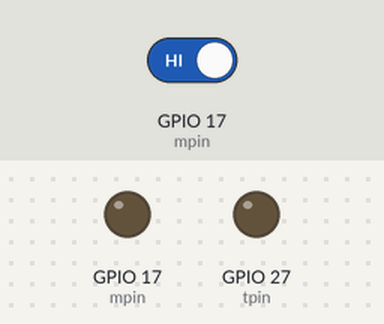
This program was run on a simulated Raspberry Pi (BCM pin numbers). On the bench: output pins drawn as LEDs (lit = HIGH). The inputs (shaded band) are chosen by the test bench; at power-on: GPIO 17 (mpin) HIGH. The clock reads 2024-03-15 10:24:30 at power-on unless the program sets it; what the program prints to the terminal is not drawn.

Above: at 1.2 s.
1.3 s: GPIO 17 (mpin) driven LOW
At 2.3 s:
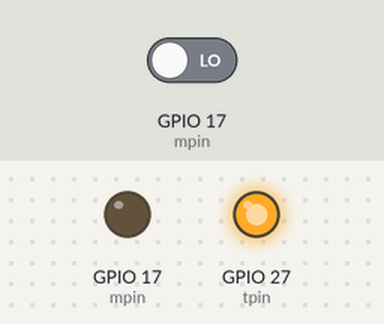
3.1 s: GPIO 17 (mpin) driven HIGH
At 3.4 s:
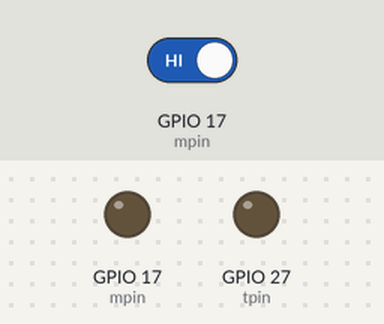
Timing chart, 0 to 6.1 s (numbered marks = the images above; inputs shaded):
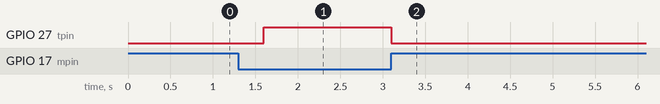

The program:

LDR.py
```python
import RPi.GPIO as GPIO
import time
mpin=17
tpin=27
GPIO.setmode(GPIO.BCM)
cap=0.000001
adj=2.130620985
i=0
t=0
while True:
    GPIO.setup(mpin, GPIO.OUT)
    GPIO.setup(tpin, GPIO.OUT)
    GPIO.output(mpin, False)
    GPIO.output(tpin, False)
    time.sleep(0.2)
    GPIO.setup(mpin, GPIO.IN)
    time.sleep(0.2)
    GPIO.output(tpin, True)
    starttime=time.time()
    endtime=time.time()
    while (GPIO.input(mpin) == GPIO.LOW):
        endtime=time.time()
    measureresistance=endtime-starttime

    res=(measureresistance/cap)*adj
    i=i+1
    t=t+res
    if i==10:
            t=t/i
            print(t)
            i=0
            t=0
```

Measured:
- after the input at 1.3 s, GPIO 27 (tpin): LOW → HIGH after 0.30 s
- after the input at 3.1 s, GPIO 27 (tpin): HIGH → LOW at once
